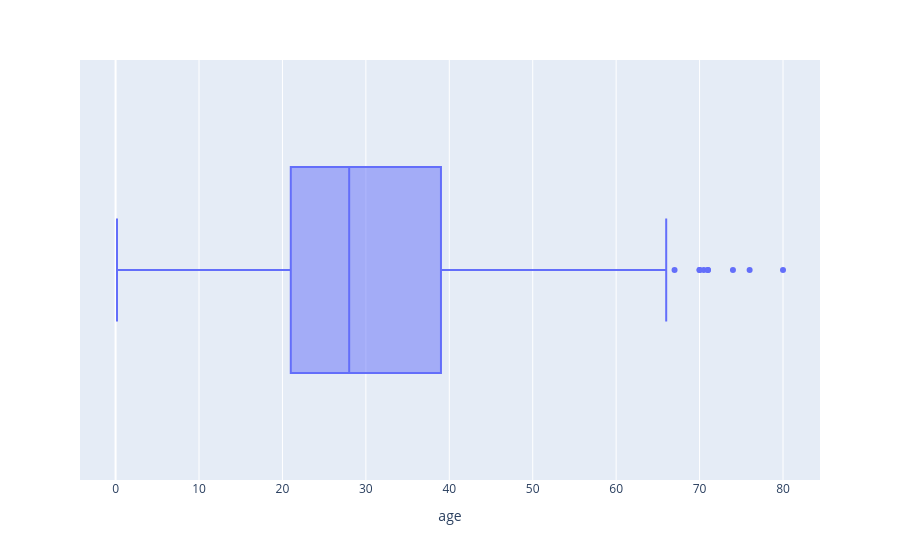

Notebook source saved alongside this figure:
### Code cell
from plotly.express import box
box(x = 'age',data_frame = df)

### Figure 1 — Plotly figure (JSON) as saved in the notebook; plotly's stock layout.template omitted (floating-point values rounded to 4 significant figures; data arrays with more than 128 entries replaced by an {"elided": "..."} marker saying what was removed)
{"data": [{"alignmentgroup": "True", "hovertemplate": "age=%{x}<extra></extra>", "legendgroup": "", "marker": {"color": "#636efa"}, "name": "", "notched": false, "offsetgroup": "", "orientation": "h", "showlegend": false, "type": "box", "x": {"elided": "1309 float values"}, "x0": " ", "xaxis": "x", "y0": " ", "yaxis": "y"}], "layout": {"boxmode": "group", "legend": {"tracegroupgap": 0}, "margin": {"t": 60}, "xaxis": {"anchor": "y", "domain": [0, 1], "title": {"text": "age"}}, "yaxis": {"anchor": "x", "domain": [0, 1]}}}
